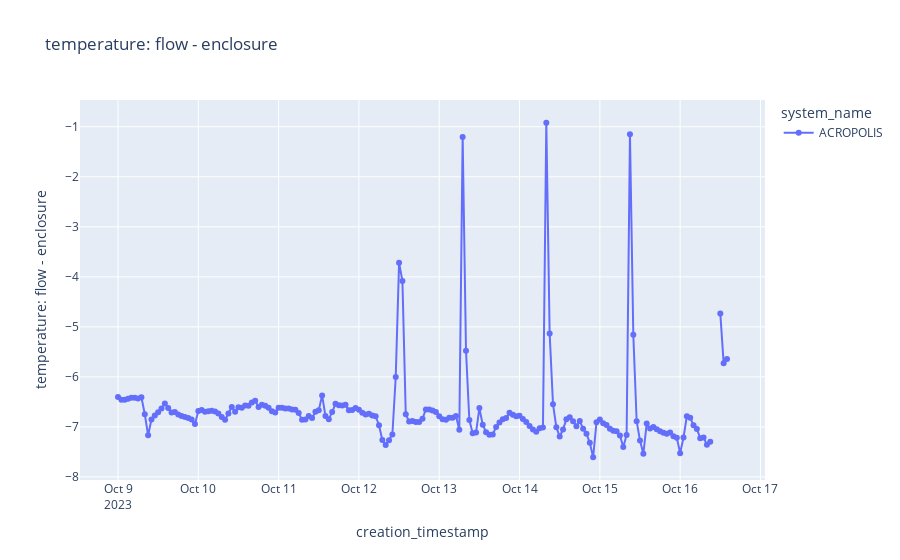

Notebook source saved alongside this figure:
### Code cell
# Temperature Delta
col_name = "temperature: flow - enclosure"

df_temp = df_a.with_columns((pl.col("sht45_temperature") - pl.col("enclosure_bme280_temperature")).alias(col_name)) \
.select("creation_timestamp","system_name",col_name)

plot_sensor_measurement(df_temp.collect(), col_name=col_name)

### Figure 1 — Plotly figure (JSON) as saved in the notebook; plotly's stock layout.template omitted (floating-point values rounded to 4 significant figures; data arrays with more than 128 entries replaced by an {"elided": "..."} marker saying what was removed)
{"data": [{"hovertemplate": "system_name=ACROPOLIS<br>creation_timestamp=%{x}<br>temperature: flow - enclosure=%{y}<extra></extra>", "legendgroup": "ACROPOLIS", "line": {"color": "#636efa", "dash": "solid"}, "marker": {"symbol": "circle"}, "mode": "lines+markers", "name": "ACROPOLIS", "orientation": "v", "showlegend": true, "type": "scatter", "x": {"elided": "182 str values"}, "xaxis": "x", "y": {"elided": "182 float values"}, "yaxis": "y"}], "layout": {"legend": {"title": {"text": "system_name"}, "tracegroupgap": 0}, "title": {"text": "temperature: flow - enclosure"}, "xaxis": {"anchor": "y", "domain": [0, 1], "title": {"text": "creation_timestamp"}}, "yaxis": {"anchor": "x", "domain": [0, 1], "title": {"text": "temperature: flow - enclosure"}}}}
